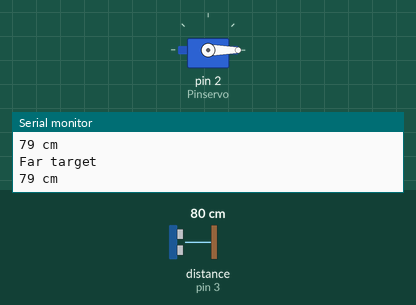
Simulated run of this sketch. Board: Arduino Uno, built with avr-gcc and run on an emulated ATmega328P. Shown: servo, the last lines printed to the serial monitor. Wiring (inferred from the names in the program): ultrasonic range finder: trigger pin 4; echo pin 3. Inputs (shaded band) come from the test bench; at power-on: distance to the obstacle (sensor on pin 3) 80 cm. The echo pulse lasts 58.3 µs per cm.

Above: at 1.3 s.
1.4 s: distance to the obstacle (sensor on pin 3) set to 13 cm
2.9 s: distance to the obstacle (sensor on pin 3) set to 10 cm
At 4.2 s:
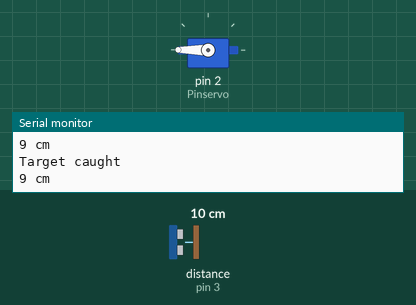
4.5 s: distance to the obstacle (sensor on pin 3) set to 19 cm
6.0 s: distance to the obstacle (sensor on pin 3) set to 22 cm
At 7.0 s:
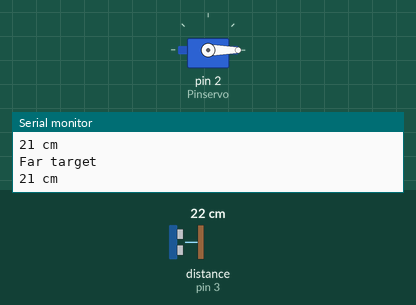
7.5 s: distance to the obstacle (sensor on pin 3) set to 2 cm
At 8.4 s:
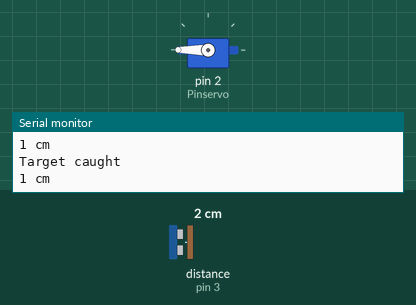
Timing chart, 0 to 10.0 s (numbered marks = the images above; inputs shaded):
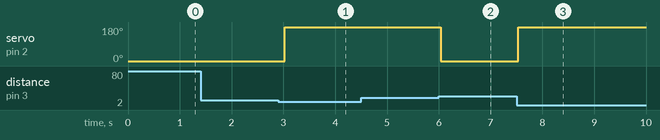

Measured:
- the behaviour switches between 12 and 11 cm on distance to the obstacle (sensor on pin 3) (found by bisection; images 0 and 1)
- the behaviour switches between 20 and 21 cm on distance to the obstacle (sensor on pin 3) (found by bisection; images 1 and 2)
- after the input at 2.9 s, servo on pin 2 (Pinservo): 0° → 180° after 0.12 s
- after the input at 6.0 s, servo on pin 2 (Pinservo): 180° → 0° at once
- after the input at 7.5 s, servo on pin 2 (Pinservo): 0° → 180° at once

The sketch:

ultrasonic_trap.ino
```cpp
#include <Servo.h>
Servo push;
int trap_ready = 0;
int trap_closed= 180;
const float sound = 34300.0; // sound speed in cm/s

//Ultrasonic sensor configuration
#define trigger 4
#define echo 3
#define Pinservo 2


void setup() {
  Serial.begin(9600);
  pinMode(trigger, OUTPUT);
  pinMode(echo, INPUT);
  push.attach(Pinservo);
  push.write(trap_ready);

}

void loop() {
  long duration, distance;
  digitalWrite(trigger, LOW);
  delayMicroseconds(2);
  digitalWrite(trigger, HIGH);
  delayMicroseconds(10);
  digitalWrite(trigger, LOW);
  duration = pulseIn(echo, HIGH);
// We obtain the distance in cm, we must convert the time into seconds since it is in microseconds
  // so multiply by 0.000001
  distance = duration * 0.000001 * sound / 2.0;

  if (distance >= 20 || distance <= 0) {
    Serial.println ("Far target");
      push.write(trap_ready);
  }
  if (distance <= 10 && distance >= 1) {
    Serial.println("Target caught");
    push.write(trap_closed);
    Serial.print(distance);
    Serial.println(" cm");

  }
  else {
    Serial.print(distance);
    Serial.println(" cm");
  }
  delay(500);
}
```
